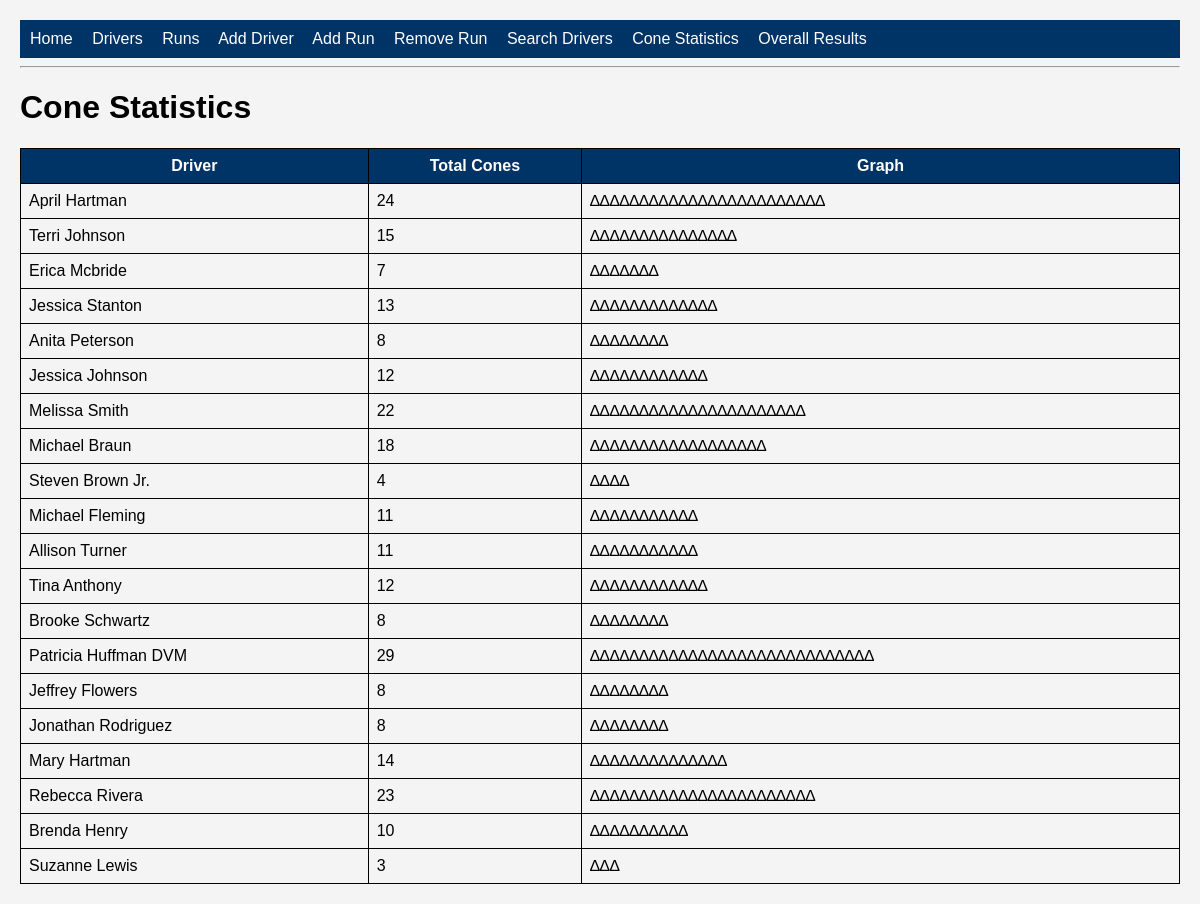
Page /cones on the committed database.
### tables this page shows
CREATE TABLE drivers (

    id INTEGER PRIMARY KEY,

    name TEXT NOT NULL,

    license_type TEXT NOT NULL

);

### app.py (the view)
@app.route("/cones")
def cones():
    conn = sqlite3.connect(
        DB_PATH
    )
    cursor = conn.cursor()
    cursor.execute(
        """
        SELECT *
        FROM drivers
        """
    )
    drivers = cursor.fetchall()
    cursor.execute(
        """
        SELECT

        driver_id,

        cones

        FROM runs
        """
    )
    runs = cursor.fetchall()
    conn.close()
    cones_stats_list = []
    for driver_id, name, license_type in drivers:
        cones_counter = 0
        for d_id, cones in runs:
            if d_id == driver_id:
                cones_counter += cones
        if cones_counter > 0:
            cones_stats_list.append(
                (
                    name,
                    cones_counter,
                    "∆" * cones_counter
                )
            )
    return render_template(
        "cones.html",
        stats=cones_stats_list
    )

### templates/cones.html
{% extends "base.html" %}
{% block content %}
<h1>Cone Statistics</h1>
<table>
<tr>
    <th>Driver</th>
    <th>Total Cones</th>
    <th>Graph</th>
</tr>
{% for row in stats %}
<tr>
    <td>{{ row[0] }}</td>
    <td>{{ row[1] }}</td>
    <td>{{ row[2] }}</td>
</tr>
{% endfor %}
</table>
{% endblock %}

### static/style.css (style rules this page uses)
body { font-family: Arial, sans-serif; background-color: #f4f4f4; margin: 20px; }
table { border-collapse: collapse; width: 100%; }
th, td { border: 1px solid black; padding: 8px; }
th { background-color: #003366; color: white; }

### rows in the picture
drivers: name "April Hartman", row "24", row "∆∆∆∆∆∆∆∆∆∆∆∆∆∆∆∆∆∆∆∆∆∆∆∆"
drivers: name "Terri Johnson", row "15", row "∆∆∆∆∆∆∆∆∆∆∆∆∆∆∆"
drivers: name "Erica Mcbride", row "7", row "∆∆∆∆∆∆∆"
drivers: name "Jessica Stanton", row "13", row "∆∆∆∆∆∆∆∆∆∆∆∆∆"
drivers: name "Anita Peterson", row "8", row "∆∆∆∆∆∆∆∆"
drivers: name "Jessica Johnson", row "12", row "∆∆∆∆∆∆∆∆∆∆∆∆"
drivers: name "Melissa Smith", row "22", row "∆∆∆∆∆∆∆∆∆∆∆∆∆∆∆∆∆∆∆∆∆∆"
drivers: name "Michael Braun", row "18", row "∆∆∆∆∆∆∆∆∆∆∆∆∆∆∆∆∆∆"
drivers: name "Steven Brown Jr.", row "4", row "∆∆∆∆"
drivers: name "Michael Fleming", row "11", row "∆∆∆∆∆∆∆∆∆∆∆"
drivers: name "Allison Turner", id "11", row "∆∆∆∆∆∆∆∆∆∆∆"
drivers: name "Tina Anthony", id "12", row "∆∆∆∆∆∆∆∆∆∆∆∆"
drivers: name "Brooke Schwartz", row "8", row "∆∆∆∆∆∆∆∆"
drivers: name "Patricia Huffman DVM", row "29", row "∆∆∆∆∆∆∆∆∆∆∆∆∆∆∆∆∆∆∆∆∆∆∆∆∆∆∆∆∆"
drivers: name "Jeffrey Flowers", row "8", row "∆∆∆∆∆∆∆∆"
drivers: name "Jonathan Rodriguez", row "8", row "∆∆∆∆∆∆∆∆"
drivers: name "Mary Hartman", row "14", row "∆∆∆∆∆∆∆∆∆∆∆∆∆∆"
drivers: name "Rebecca Rivera", row "23", row "∆∆∆∆∆∆∆∆∆∆∆∆∆∆∆∆∆∆∆∆∆∆∆"
drivers: name "Brenda Henry", row "10", row "∆∆∆∆∆∆∆∆∆∆"
drivers: name "Suzanne Lewis", row "3", row "∆∆∆"
